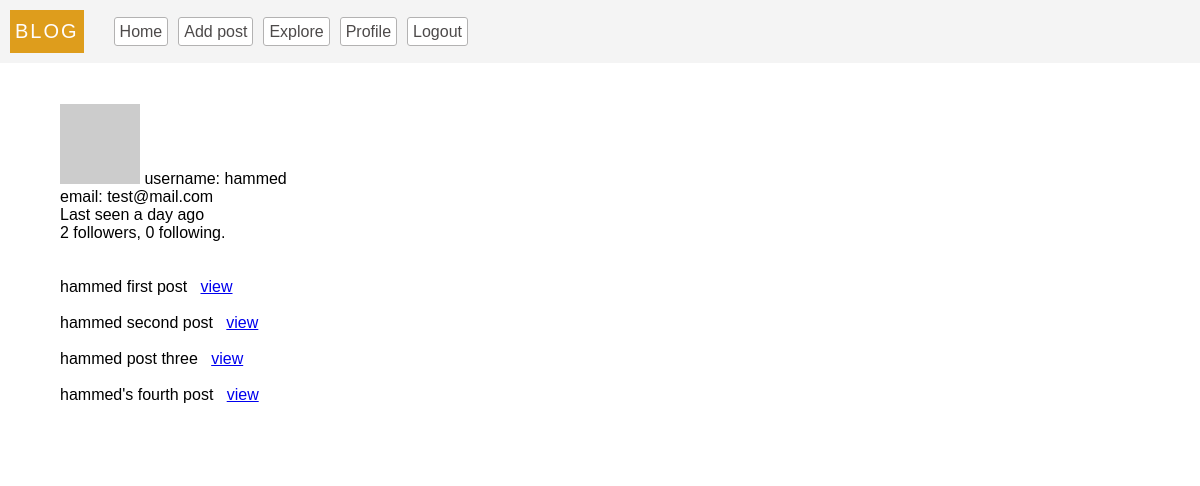
The app's page /user/1 (signed in), older data.
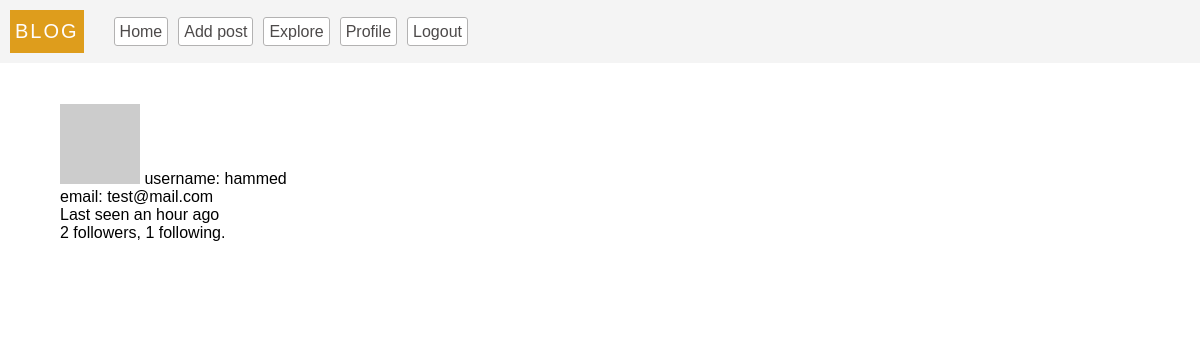
The same page, newer data.
### models.py (models this page shows, shortened)
class User(db.Model, UserMixin):
  __tablename__ = 'users'
  id = db.Column(db.Integer, primary_key = True)
  username = db.Column(db.String(100), unique = True, index = True)
  email = db.Column(db.String(100), index = True, unique = True)
  password = db.Column(db.String(200))
  last_seen = db.Column(db.DateTime, default=datetime.utcnow, index = True)
  about_me = db.Column(db.String, nullable=True)
  posts = db.relationship(
    'Post',
    backref = 'author',
    lazy = 'dynamic'
  )
  followed = db.relationship(
    'User',
    secondary = followers,
    primaryjoin = (followers.c.follower_id == id),
    secondaryjoin = (followers.c.followed_id == id),
    backref = db.backref('followers', lazy='dynamic'),
    lazy = 'dynamic'
  )
  follower = db.relationship(
    'User',
    secondary = followers,
    primaryjoin = (followers.c.followed_id == id),
    secondaryjoin = (followers.c.follower_id == id),
    backref = db.backref('followed_user', lazy='dynamic'),
    lazy = 'dynamic'
  )
  def avatar(self, size='80'):
    digest = md5(str(self.email).lower().encode('utf-8')).hexdigest()
    return f'https://gravatar.com/avatar/{digest}?d=identicon&s={size}'
  def update_last_seen(self):
    self.last_seen = datetime.utcnow()
    db.session.commit()
  @login.user_loader
  def get_user(id):
    return User.query.get(int(id))

class Post(db.Model):
  __tablename__ = 'posts'
  id = db.Column(db.Integer, primary_key = True)
  body = db.Column(db.String(300) ,nullable = False)
  title = db.Column(db.String(20), nullable = False)
  timestamp = db.Column(db.DateTime, default=datetime.utcnow, index = True)
  user_id = db.Column(db.Integer, db.ForeignKey('users.id'))
  language = db.Column(db.String(20))

### server.py (the view)
@app.route('/user/<id>')
@login_required
def user_profile(id):
  user = User.query.get(id)
  if user == None:
    flash(_('this user profile cannot be found, profile may have been deleted or suspended !'), 'error')
    return redirect(url_for('index'))
  return render_template('user.html', user=user, posts = user.posts)

### app.py (called while the page is built)
def get_locale():
  return request.accept_languages.best_match(app.config['LANGUAGES'])

### server.py (called while the page is built)
@app.before_request
def validate():
  if current_user.is_authenticated:
    current_user.update_last_seen()
  g.locale =  (str(get_locale()))

### templates/user.html (shortened to what this page needs)
{% extends 'base.html' %}
{% block content %}
<section>
  <img src="{{user.avatar(100)}}" alt="{{_('photo')}}">
  <span>{{_('username')}}: {{user.username}}</span>
  <span> &nbsp;</span>
  <br>
  <sapn>{{_('email')}}: {{user.email}}</sapn>
  {% if user.last_seen %}
    <p>
      {{
        _('Last seen  %(time)s', time = moment(user.last_seen).fromNow()) }}
    </p>
  {% endif %}
  <p>
    {{ user.follower.count() }} followers, {{ user.followed.count() }} following.
  </p>
</section>
<section>
  <br> <br>
  {% for post in posts %}
      <p>
        {{post.title}}
        <a href="/post/{{post.id}}">{{_('view')}}</a>
      </p>
      <br>
    {% endfor %}
</section>
{% endblock %}

Row changes from the older to the newer data that the page shows:
removed Post: title "hammed first post"
removed Post: title "hammed second post"
removed Post: title "hammed post three"
removed Post: title "hammed's fourth post"
changed User "hammed": last_seen "Last seen a day ago" → "Last seen an hour ago"
Text that changed along with them:
{{ user.followed.count() }}: "0" → "1"
